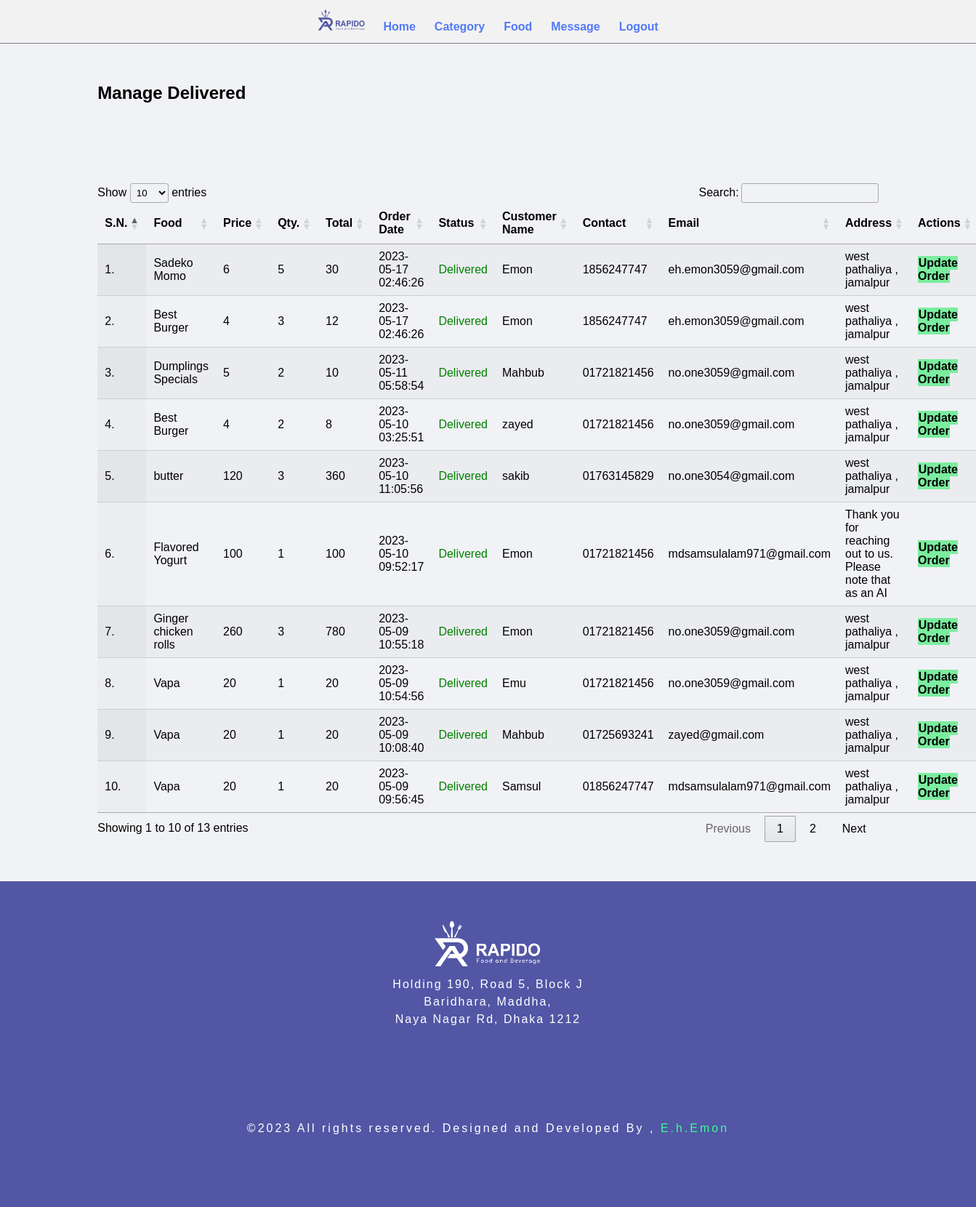
The page /admin/manage-all-delivered.php (signed in) on the database its author committed.
### tables this page shows
CREATE TABLE `tbl_order` (
  `id` int(10) unsigned NOT NULL AUTO_INCREMENT,
  `food` varchar(150) NOT NULL,
  `price` int(11) NOT NULL,
  `qty` int(11) NOT NULL,
  `total` int(11) NOT NULL,
  `order_date` datetime NOT NULL,
  `status` varchar(50) NOT NULL,
  `customer_name` varchar(150) NOT NULL,
  `customer_contact` varchar(20) NOT NULL,
  `customer_email` varchar(150) NOT NULL,
  `customer_address` varchar(255) NOT NULL,
  `order_from` varchar(255) DEFAULT NULL,
  `who_updated` varchar(100) DEFAULT NULL,
  `our_location` varchar(100) DEFAULT NULL,
  PRIMARY KEY (`id`)
);

### admin/manage-all-delivered.php (the view, shortened to what this page needs)
<?php include('partials/menu.php'); ?>
<div class="main-content">
    <div class="wrapper">
        <h1>Manage Delivered</h1>
        <br /><br /><br />
        <br><br>
        <table id="example" class="display " style="width:100%">
            <thead>
                <tr>
                    <th>S.N.</th>
                    <th>Food</th>
                    <th>Price</th>
                    <th>Qty.</th>
                    <th>Total</th>
                    <th>Order Date</th>
                    <th>Status</th>
                    <th>Customer Name</th>
                    <th>Contact</th>
                    <th>Email</th>
                    <th>Address</th>
                    <th>Actions</th>
                </tr>
            </thead>
            <tbody>
                <?php
                $sql = "SELECT * FROM `tbl_order` WHERE `status`='Delivered'  ORDER BY id DESC;";
                $res = mysqli_query($conn, $sql);
                $count = mysqli_num_rows($res);
                $sn = 1;
                if ($count > 0) {
                    while ($row = mysqli_fetch_assoc($res)) {
                        $id = $row['id'];
                        $food = $row['food'];
                        $price = $row['price'];
                        $qty = $row['qty'];
                        $total = $row['total'];
                        $order_date = $row['order_date'];
                        $status = $row['status'];
                        $customer_name = $row['customer_name'];
                        $customer_contact = $row['customer_contact'];
                        $customer_email = $row['customer_email'];
                        $customer_address = $row['customer_address'];
                ?>
                        <tr style=" ">
                            <td><?php echo $sn++; ?>. </td>
                            <td><?php echo $food; ?></td>
                            <td><?php echo $price; ?></td>
                            <td><?php echo $qty; ?></td>
                            <td><?php echo $total; ?></td>
                            <td><?php echo $order_date; ?></td>
                            <td>
                                <?php
                                if ($status == "Ordered") {
                                    echo "<label>$status</label>";
                                } elseif ($status == "On Delivery") {
                                    echo "<label style='color: orange;'>$status</label>";
                                } elseif ($status == "Delivered") {
                                    echo "<label style='color: green;'>$status</label>";
                                } elseif ($status == "Cancelled") {
                                    echo "<label style='color: red;'>$status</label>";
                                }
                                ?>
                            </td>
                            <td><?php echo $customer_name; ?></td>
                            <td><?php echo $customer_contact; ?></td>
                            <td><?php echo $customer_email; ?></td>
                            <td><?php echo $customer_address; ?></td>
                            <td>
                                <a href="<?php echo SITEURL; ?>admin/update-order.php?id=<?php echo $id; ?>" class="btn-secondary">Update Order</a>
                            </td>
                        </tr>
                <?php
                    }
                } else {
                    echo "<tr><td colspan='12' class='error'>Orders not Available</td></tr>";
                }
                ?>
            </tbody>
        </table>
    </div>
</div>
<?php include('partials/footer.php'); ?>

### css/admin.css (style rules this page uses)
* { margin: 0; padding: 0; font-family: Arial, Helvetica, sans-serif; }
.wrapper { padding: 1%; width: 80%; margin: 0 auto; }
table tr th { border-bottom: 1px solid black; padding: 1%; text-align: left; }
table tr td { padding: 1%; }
.btn-secondary { background-color: #7bed9f; padding: 1%; color: black; text-decoration: none; font-weight: bold; }
.main-content { background-color: #f1f2f6; padding: 3% 0; }

### admin/partials/menu.php (style rules this page uses)
body { font-family: Arial, sans-serif; background-color: #f2f2f2; }
h1 { font-size: 24px; margin-bottom: 20px; }

### rows shown on the page
tbl_order: food "Sadeko Momo", price "6", qty "5", total "30", order_date "2023-05-17 02:46:26", status "Delivered", customer_name "Emon", customer_contact "1856247747", customer_email "eh.emon3059@gmail.com", customer_address "west pathaliya , jamalpur"
tbl_order: food "Best Burger", price "4", qty "3", total "12", order_date "2023-05-17 02:46:26", status "Delivered", customer_name "Emon", customer_contact "1856247747", customer_email "eh.emon3059@gmail.com", customer_address "west pathaliya , jamalpur"
tbl_order: food "Dumplings Specials", price "5", qty "2", total "10", order_date "2023-05-11 05:58:54", status "Delivered", customer_name "Mahbub", customer_contact "01721821456", customer_email "no.one3059@gmail.com", customer_address "west pathaliya , jamalpur"
tbl_order: food "Best Burger", price "4", qty "2", total "8", order_date "2023-05-10 03:25:51", status "Delivered", customer_name "zayed", customer_contact "01721821456", customer_email "no.one3059@gmail.com", customer_address "west pathaliya , jamalpur"
tbl_order: food "butter", price "120", qty "3", total "360", order_date "2023-05-10 11:05:56", status "Delivered", customer_name "sakib", customer_contact "01763145829", customer_email "no.one3054@gmail.com", customer_address "west pathaliya , jamalpur"
tbl_order: food "Flavored Yogurt", price "100", qty "1", total "100", order_date "2023-05-10 09:52:17", status "Delivered", customer_name "Emon", customer_contact "01721821456", customer_email "mdsamsulalam971@gmail.com", customer_address "Thank you for reaching out to us. Please note that as an AI"
tbl_order: food "Ginger chicken rolls", price "260", qty "3", total "780", order_date "2023-05-09 10:55:18", status "Delivered", customer_name "Emon", customer_contact "01721821456", customer_email "no.one3059@gmail.com", customer_address "west pathaliya , jamalpur"
tbl_order: food "Vapa", price "20", qty "1", total "20", order_date "2023-05-09 10:54:56", status "Delivered", customer_name "Emu", customer_contact "01721821456", customer_email "no.one3059@gmail.com", customer_address "west pathaliya , jamalpur"
tbl_order: food "Vapa", price "20", qty "1", total "20", order_date "2023-05-09 10:08:40", status "Delivered", customer_name "Mahbub", customer_contact "01725693241", customer_email "zayed@gmail.com", customer_address "west pathaliya , jamalpur"
tbl_order: food "Vapa", price "20", qty "1", total "20", order_date "2023-05-09 09:56:45", status "Delivered", customer_name "Samsul", customer_contact "01856247747", customer_email "mdsamsulalam971@gmail.com", customer_address "west pathaliya , jamalpur"
